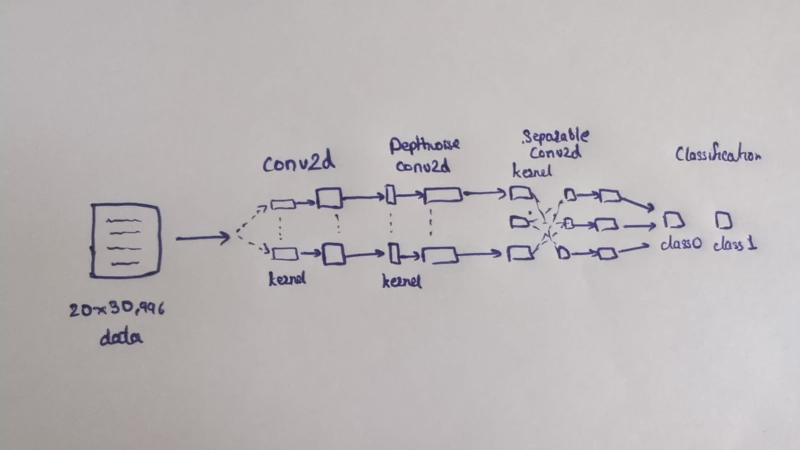
#> input picture main_project_EEG/EEGNet2.jpg, 1599 x 899 px (shown at 1/2 size)
$ jupyter execute --allow-errors Final.ipynb   (shell and % lines are left out)
#> lines starting #> are read from the running program, lines starting #| are printed output that depends on the picture
# EEG Cognitive State Classification with Deep Learning

This project implements and evaluates deep learning models (EEGNet and TSCeption) for classifying cognitive states from EEG data sourced from the Mental Arithmetic Tasks Dataset. The analysis includes power spectral density (PSD) comparison and binary classification using advanced techniques, aiming to contribute insights into EEG-based cognitive state assessment.

## Content:

1. Introduction (Theory/ Goal/ Approach)
2. Get Familarize with the data
3. Power Spectral Density Analysis
4. Deep learning classification
   - EEGNet model
   - Vision Transformer

#### EEG Net Architecture

[cell 1]
import cv2
import matplotlib.pyplot as plt

# Read the image
image = cv2.imread('EEGNet2.jpg')
#> image is the input picture: shape (899, 1599, 3); mean B, G, R 183.7, 182.5, 187

# Convert BGR image to RGB
image_rgb = cv2.cvtColor(image, cv2.COLOR_BGR2RGB)

# Display the image using matplotlib
plt.imshow(image_rgb)
plt.axis('off')  # Hide axes
plt.show()

#### Vision Transformer

[cell 2]
# Read the image
image = cv2.imread('ViT architecture.png')
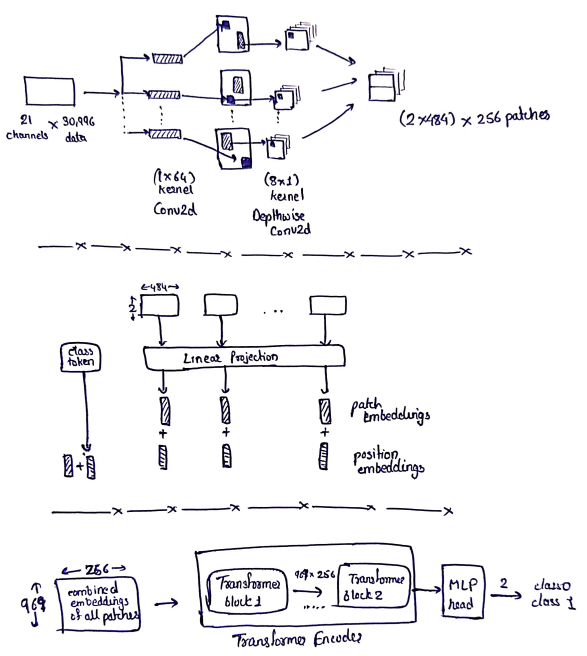
#> input picture main_project_EEG/ViT architecture.png, 1173 x 1312 px (shown at 1/2 size)
#> image is the input picture: shape (1312, 1173, 3); mean B, G, R 244.4, 242.7, 243

# Convert BGR image to RGB
image_rgb = cv2.cvtColor(image, cv2.COLOR_BGR2RGB)
#> image_rgb: shape (1312, 1173, 3)

# Display the image using matplotlib
plt.imshow(image_rgb)
plt.axis('off')  # Hide axes
plt.show()

### 1. Introduction

**Electroencephalography (EEG)** is a technique used to record electrical activity in the brain. It's a non-invasive method that involves placing electrodes on the scalp to detect and measure the electrical signals generated by neurons firing within the brain.<br>
**Power Spectral Density(PSD)** analysis involves examining the distribution of signal power across specific frequency bands in EEG data. By comparing these distributions between rest and task states, insights into distinct brain activity patterns emerge, crucial for accurate cognitive state classification.

- **EEG Works**:

  - Electrodes Placement: Small metal discs (electrodes) are placed on the scalp in a specific pattern (montage) and connected to the EEG machine.

  - Signal Detection: Electrodes detect weak electrical signals generated by neuron activity in the brain (0.5 to 100 microvolts).

  - Amplification and Recording: EEG machine amplifies and records these signals continuously or in segments for analysis.

  - Data Analysis: Analyzing recorded EEG data reveals frequency components (delta, theta, alpha, beta, gamma waves) and their scalp distribution, aiding study of brain function and cognition.<br><br>

- **PSD**:

  - **Frequency Band Analysis**: PSD analysis involves calculating the distribution of signal power across different frequency bands—Delta (1-4 Hz), Theta (4-8 Hz), Alpha (8-12 Hz), Beta (12-30 Hz), and Gamma (30-100 Hz). This analysis helps in understanding how brain activity varies between resting and task-engaged states, providing insights into cognitive processes.

  - **Comparative Analysis**: By comparing the PSDs of EEG signals recorded during rest and mental arithmetic tasks, you can identify frequency band differences. These differences may indicate distinct patterns of brain activity associated with different cognitive states, facilitating the development of effective classification models.<br><br>

- **Goal**: <br>The aim of this study is to utilize deep learning models like EEGNet and TSCeption for classifying cognitive states from EEG data obtained from the Mental Arithmetic Tasks Dataset. By implementing these models, the we seek to accurately differentiate between rest and task states based on EEG signals. <br><br>
- **Approach**:
  - Load and preprocess the data
  - Perform Power Spectral Density(PSD) Analysis
  - Feature Extraction
  - Model Implementation
  - Performance Evaluation<br><br>
- **Dataset Overview**: <br>
  The dataset features EEG recordings from 36 healthy volunteers performing serial subtraction tasks. Recorded using a Neurocom EEG 23-channel system, electrodes were placed on the scalp per the International 10/20 scheme, referenced to interconnected ear electrodes. Data includes both rest states and task periods, with preprocessing involving 60-second artifact-free segments and Independent Component Analysis (ICA) for artifact removal. Participants completed trials involving 4-digit minuends and 2-digit subtrahends, categorized based on task accuracy and completion rates. The dataset follows the Brain Imaging Data Structure (BIDS), ensuring standardized analysis and sharing in neuroscience research.

### 2. Get Familarize with the data

[cell 3]
import mne
import numpy as np

import os

import matplotlib.pyplot as plt

#> (a cell that did not finish here is left out)

#> (a cell that did not finish here is left out)

#> (a cell that did not finish here is left out)

### 3. Power Spectral Density Analysis

##### Get data, calculate PSD

[cell 7]
from scipy import signal

rest_filepaths = []
task_filepaths = []

directory = './eeg-during-mental-arithmetic-tasks-1.0.0/'
#> (the rest of this cell did not finish here and is left out)

[cell 8]
# [21 lines left out: function get_avg_PSD_for_a_candidate, not called in this run]

[cell 9]
rest_F, rest_PSD = [], []

for filename in rest_filepaths:
    F, PSD = get_avg_PSD_for_a_candidate(filename)
    rest_F.append(F)
    rest_PSD.append(PSD)

task_F, task_PSD = [], []

for filename in task_filepaths:
    F, PSD = get_avg_PSD_for_a_candidate(filename)
    task_F.append(F)
    task_PSD.append(PSD)

##### Average PSD of All Channels of Each Candidate Plot

[cell 10]
fig, axs = plt.subplots(2, 1, figsize=(12, 12))

# First subplot (Rest)
#> (the rest of this cell did not finish here and is left out)

##### Average PSD of all Channels for All Candidates

[cell 11]
# Calculate the average PSD and frequency values for task and rest conditions
final_task_F = np.mean(task_F, axis=0)
final_task_PSD = np.mean(task_PSD, axis=0)
final_rest_F = np.mean(rest_F, axis=0)
final_rest_PSD = np.mean(rest_PSD, axis=0)

fig, axs = plt.subplots(2, 1, figsize=(12, 12))

# First subplot (Average PSD for Task)
axs[0].semilogy(final_task_F, final_task_PSD, label='PSD of Task Candidates')
axs[0].set_xlabel('Frequency (Hz)')
axs[0].set_xlim([0.5, 45])
axs[0].set_ylabel('Power Spectral Density (V^2/Hz)')
axs[0].set_title('Average Power Spectral Density (PSD) for Task Candidates')
axs[0].grid(True)
axs[0].legend(loc='upper right')

# Second subplot (Average PSD for Rest)
axs[1].semilogy(final_rest_F, final_rest_PSD, label='PSD of Rest Candidates')
axs[1].set_xlabel('Frequency (Hz)')
axs[1].set_xlim([0.5, 45])
axs[1].set_ylabel('Power Spectral Density (V^2/Hz)')
axs[1].set_title('Average Power Spectral Density (PSD) for Rest Candidates')
axs[1].grid(True)
axs[1].legend(loc='upper right')

plt.tight_layout()
plt.show()
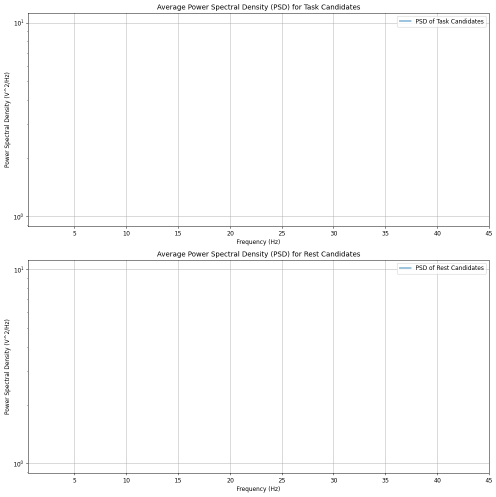
#> figure drawn by matplotlib, 2 panels

##### Frequency Bands

- By observing above plots we divide the frequency into some important bands

[cell 12]
import numpy as np
import matplotlib.pyplot as plt

# Assuming you have final data arrays like final_task_F, final_task_PSD, final_rest_F, final_rest_PSD

# Define frequency bands
freq_bands = {
    'Delta': (0.5, 4),
    'Theta': (4, 8),
    'Alpha': (8, 12),
    'Beta': (12, 30),
    'Gamma': (30, 45)
}

# Function to extract power in specified frequency bands


def extract_band_power(freqs, psd, bands):
#> called with freqs = nan, psd = nan
    band_power = {}
    for band, (low, high) in bands.items():
        indices = np.where((freqs >= low) & (freqs < high))[0]
        band_power[band] = np.mean(psd[indices])
    return band_power


# Compute band powers for task and rest conditions
#> (the rest of this cell did not finish here and is left out)

[cell 13]
# Plotting power vs frequency
plt.figure(figsize=(10, 6))

# Task condition
plt.plot(final_task_F, final_task_PSD, label='Task')
# Rest condition
plt.plot(final_rest_F, final_rest_PSD, label='Rest')
plt.xlim([0.5, 45])
plt.title('Power Spectrum Density')
plt.xlabel('Frequency (Hz)')
plt.ylabel('Power')
plt.legend()
plt.grid(True)
plt.tight_layout()
plt.show()
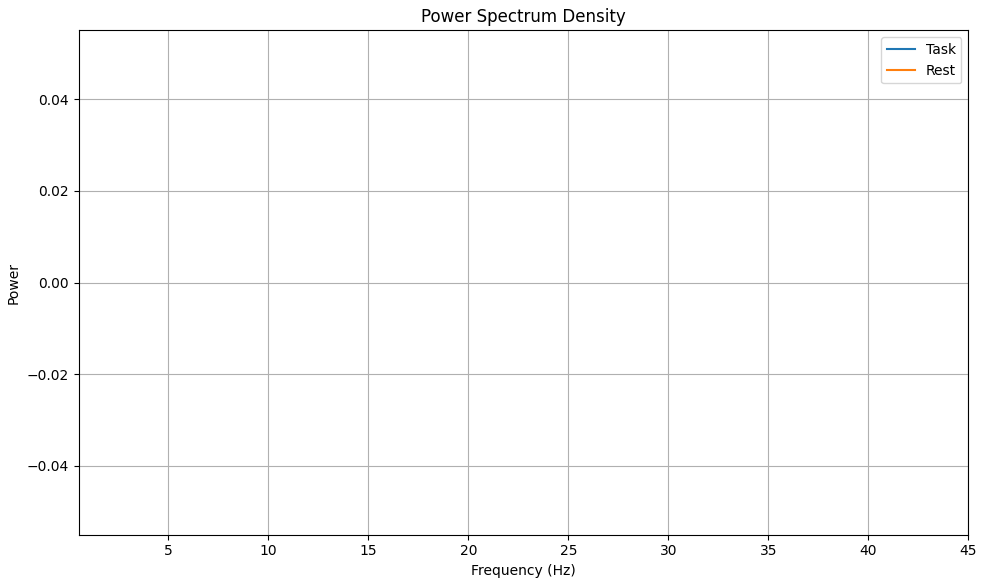
#> figure drawn by matplotlib, 1 panel
